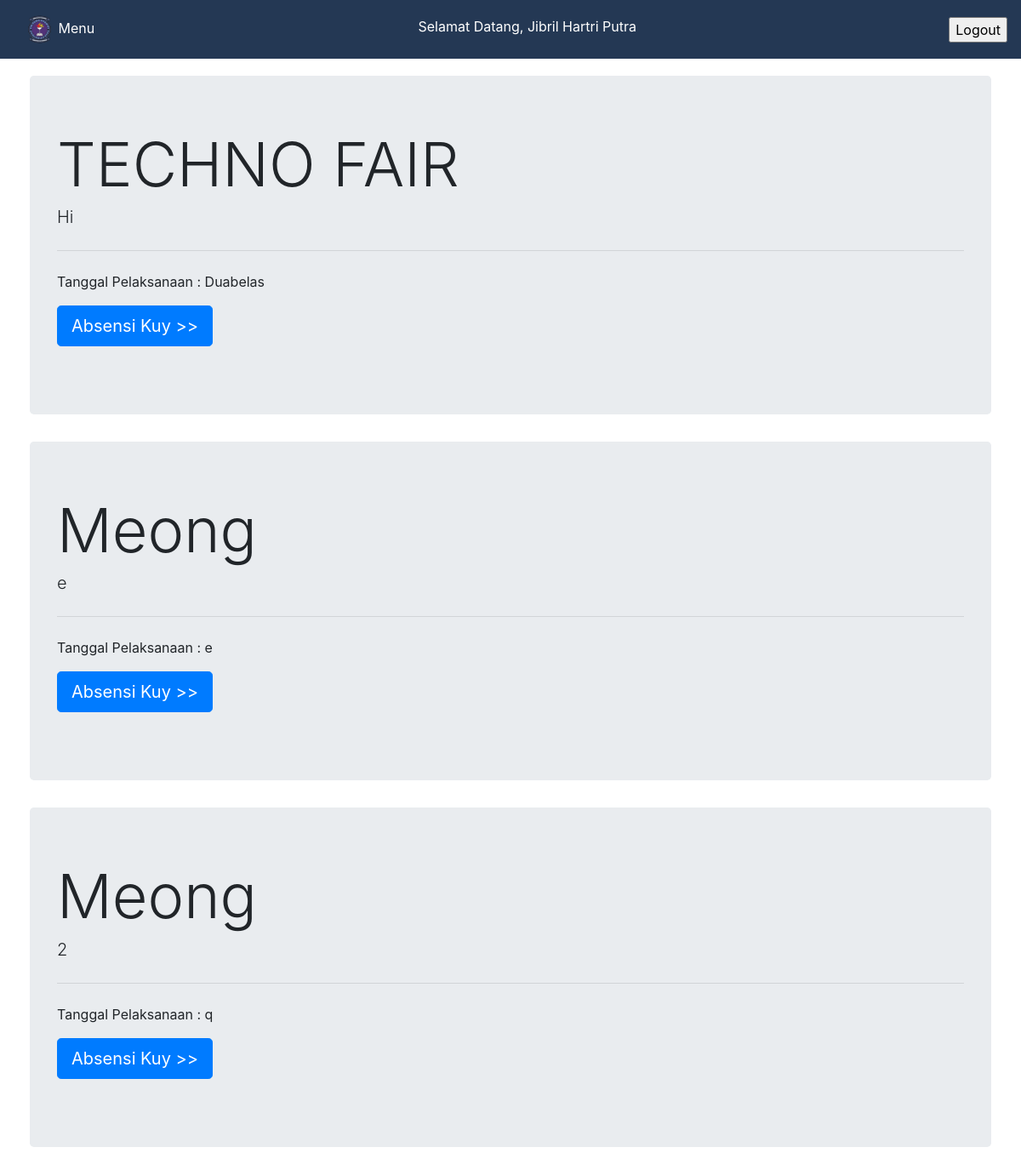
Page /ketuplak/index.php (signed in) on the committed database.
### tables this page shows
CREATE TABLE `kegiatan` (
  `id_kegiatan` int(5) NOT NULL,
  `nama_kegiatan` varchar(50) NOT NULL,
  `ket_kegiatan` varchar(1000) DEFAULT NULL,
  `tgl_kegiatan` varchar(30) DEFAULT NULL
);

### ketuplak/view_home.php (the view, shortened to what this page needs)
<?php
$sql = "SELECT kegiatan FROM koordinator  WHERE username =?";
$smd = $conn->prepare($sql);
$smd->bind_param("s",$_SESSION['user'] );
$smd->execute();
$smd->bind_result($arg);
while ($smd->fetch()) {
	$kegiatan=$arg;
}
$pisah = explode(":",$kegiatan);
foreach ($pisah as $perkeg) {
	tampil_proker($perkeg);
}
function tampil_proker ($id_kegiatan) {
	include(__DIR__ . '/../config/db/conn.php');
$sql = "SELECT nama_kegiatan,ket_kegiatan,tgl_kegiatan FROM kegiatan  WHERE id_kegiatan =?";
$smd = $conn->prepare($sql);
$smd->bind_param("i",$id_kegiatan);
$smd->execute();
$smd->bind_result($arg,$arg2,$arg3);
while ($smd->fetch()) {
	$kegiatan=$arg;
	$ket_kegiatan = $arg2;
	$tgl_kegiatan = $arg3;
}
	echo '<div class="jumbotron">
  <h1 class="display-3">'.$kegiatan. '</h1>
  <p class="lead">'.$ket_kegiatan.'</p>
  <hr class="my-4">
  <p>Tanggal Pelaksanaan : '.$tgl_kegiatan.'</p>
  <p class="lead">
    <a class="btn btn-primary btn-lg" href="?pages=atur_absen&lihat_id='.$id_kegiatan.'" role="button">Absensi Kuy >></a>
  </p>
</div>';
}
?>

### ketuplak/resource/css/simple-sidebar.css (style rules this page uses)
body { overflow-x: hidden; }

### rows in the picture
kegiatan: nama_kegiatan "TECHNO FAIR", ket_kegiatan "Hi", tgl_kegiatan "Duabelas"
kegiatan: nama_kegiatan "Meong", ket_kegiatan "e", tgl_kegiatan "e"
kegiatan: nama_kegiatan "Meong", ket_kegiatan "2", tgl_kegiatan "q"

### other values in the picture
$_SESSION['nmkoor'] "Jibril Hartri Putra"
